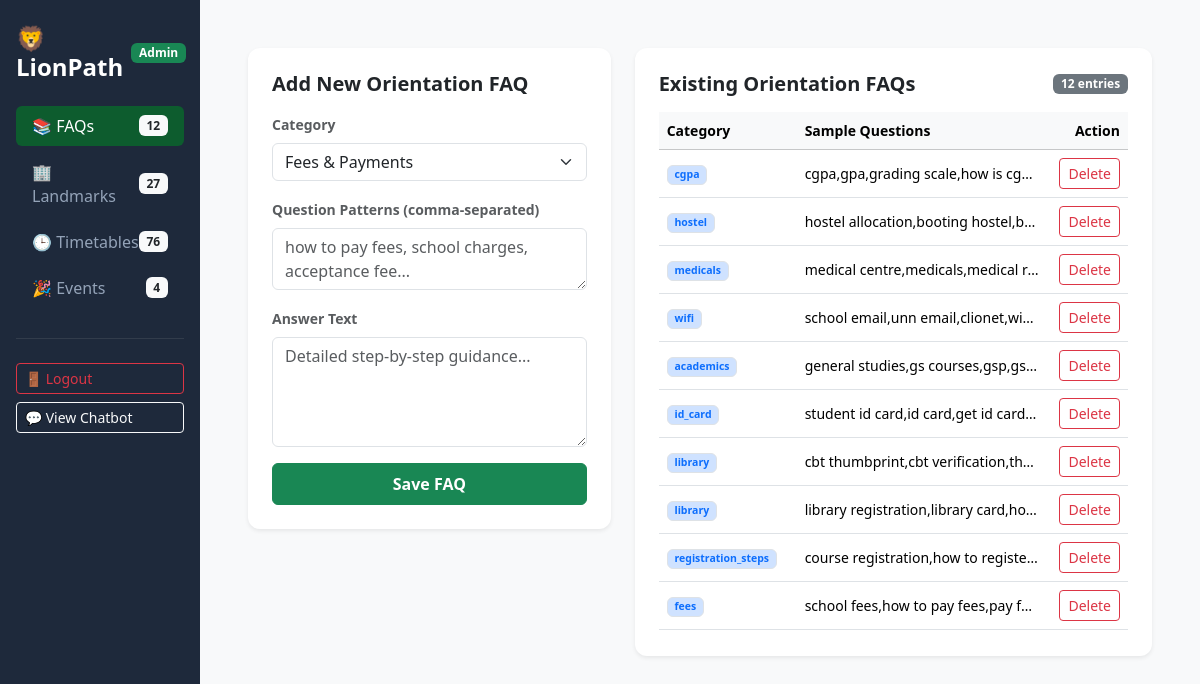
Page /admin (signed in) on the committed database.
### models.py (models this page shows)
class OrientationKB(db.Model):
    __tablename__ = "orientation_kb"
    kb_id = db.Column(db.Integer, primary_key=True, autoincrement=True)
    category = db.Column(db.String(50), nullable=False) # fees, registration, id_card, hostel, academics, facilities, etc.
    question_pattern = db.Column(db.Text, nullable=False)   # example questions this entry answers
    answer = db.Column(db.Text, nullable=False)             # the step-by-step answer

### app.py (the view)
@app.route("/admin")
@admin_required
def admin_dashboard():
    active_tab = request.args.get("tab", "faq")
    new_id = request.args.get("new_id", type=int)
    faqs = OrientationKB.query.order_by(OrientationKB.kb_id.desc()).all()
    nodes = Node.query.order_by(Node.node_id.desc()).all()
    timetables = Timetable.query.order_by(Timetable.id.desc()).all()
    events = Event.query.order_by(Event.id.desc()).all()
    return render_template("admin.html", faqs=faqs, nodes=nodes, timetables=timetables, events=events, active_tab=active_tab, new_id=new_id)

### app.py (called while the page is built)
def admin_required(f):
    @wraps(f)
    def decorated_function(*args, **kwargs):
        if not session.get("is_admin"):
            flash("Please log in to access the admin dashboard.", "warning")
            return redirect(url_for("admin_login", next=request.path))
        return f(*args, **kwargs)
    return decorated_function

### templates/admin.html (shortened to what this page needs)
<!DOCTYPE html>
<html lang="en">
<head>
    <link href="https://cdn.jsdelivr.net/npm/bootstrap@5.3.3/dist/css/bootstrap.min.css" rel="stylesheet">
</head>
<body class="bg-light">
    <div class="container-fluid p-0">
        <div class="row g-0">
            <div class="col-md-3 col-lg-2 admin-sidebar p-3 text-white">
                <div class="d-flex align-items-center mb-4 pt-2">
                    <h4 class="mb-0 fw-bold">🦁 LionPath</h4>
                    <span class="badge bg-success ms-2">Admin</span>
                </div>
                <div class="nav flex-column nav-pills" id="v-pills-tab" role="tablist" aria-orientation="vertical">
                    <button class="nav-link {% if active_tab == 'faq' %}active{% endif %} text-start d-flex justify-content-between align-items-center" data-bs-toggle="pill" data-bs-target="#v-pills-faq" type="button" role="tab">
                        <span>📚 FAQs</span>
                        <span class="badge bg-light text-dark badge-count">{{ faqs|length if faqs else 0 }}</span>
                    </button>
                    <button class="nav-link {% if active_tab == 'building' %}active{% endif %} text-start d-flex justify-content-between align-items-center" data-bs-toggle="pill" data-bs-target="#v-pills-building" type="button" role="tab">
                        <span>🏢 Landmarks</span>
                        <span class="badge bg-light text-dark badge-count">{{ nodes|length if nodes else 0 }}</span>
                    </button>
                    <button class="nav-link {% if active_tab == 'timetable' %}active{% endif %} text-start d-flex justify-content-between align-items-center" data-bs-toggle="pill" data-bs-target="#v-pills-timetable" type="button" role="tab">
                        <span>🕒 Timetables</span>
                        <span class="badge bg-light text-dark badge-count">{{ timetables|length if timetables else 0 }}</span>
                    </button>
                    <button class="nav-link {% if active_tab == 'event' %}active{% endif %} text-start d-flex justify-content-between align-items-center" data-bs-toggle="pill" data-bs-target="#v-pills-event" type="button" role="tab">
                        <span>🎉 Events</span>
                        <span class="badge bg-light text-dark badge-count">{{ events|length if events else 0 }}</span>
                    </button>
                    <hr class="text-secondary my-4">
                    <a href="/admin/logout" class="btn btn-outline-danger btn-sm w-100 text-start">🚪 Logout</a>
                    <a href="/" class="btn btn-outline-light btn-sm w-100 text-start mt-2">💬 View Chatbot</a>
                </div>
            </div>
            <div class="col-md-9 col-lg-10 p-4 p-md-5">
                <div class="tab-content" id="v-pills-tabContent">
                    <div class="tab-pane fade {% if active_tab == 'faq' %}show active{% endif %}" id="v-pills-faq" role="tabpanel">
                        <div class="row g-4">
                            <div class="col-lg-5">
                                <div class="card p-4 shadow-sm border-0">
                                    <h5 class="fw-bold mb-3 text-dark">Add New Orientation FAQ</h5>
                                    <form action="/admin/add_faq" method="POST">
                                        <div class="mb-3">
                                            <label class="form-label text-muted small fw-semibold">Category</label>
                                            <select name="category" class="form-select" required>
                                                <option value="fees">Fees & Payments</option>
                                            </select>
                                        </div>
                                        <div class="mb-3">
                                            <label class="form-label text-muted small fw-semibold">Question Patterns (comma-separated)</label>
                                            <textarea name="question_pattern" class="form-control" rows="2" placeholder="how to pay fees, school charges, acceptance fee..." required></textarea>
                                        </div>
                                        <div class="mb-3">
                                            <label class="form-label text-muted small fw-semibold">Answer Text</label>
                                            <textarea name="answer" class="form-control" rows="4" placeholder="Detailed step-by-step guidance..." required></textarea>
                                        </div>
                                        <button type="submit" class="btn btn-success w-100 py-2 fw-semibold">Save FAQ</button>
                                    </form>
                                </div>
                            </div>
                            <div class="col-lg-7">
                                <div class="card p-4 shadow-sm border-0">
                                    <div class="d-flex justify-content-between align-items-center mb-3">
                                        <h5 class="fw-bold mb-0 text-dark">Existing Orientation FAQs</h5>
                                        <span class="badge bg-secondary">{{ faqs|length if faqs else 0 }} entries</span>
                                    </div>
                                    <div class="table-responsive">
                                        <table class="table table-hover align-middle small mb-0">
                                            <thead class="table-light">
                                                <tr>
                                                    <th>Category</th>
                                                    <th>Sample Questions</th>
                                                    <th class="text-end">Action</th>
                                                </tr>
                                            </thead>
                                            <tbody>
                                                {% if faqs %}
                                                  {% for f in faqs %}
                                                    <tr class="{% if new_id and f.kb_id == new_id %}just-added-row fw-bold{% endif %}">
                                                        <td>
                                                            <span class="badge bg-primary-subtle text-primary border">{{ f.category }}</span>
                                                        </td>
                                                        <td class="text-truncate" style="max-width: 240px;" title="{{ f.question_pattern }}">
                                                            {{ f.question_pattern }}
                                                        </td>
                                                        <td class="text-end">
                                                            <form action="/admin/delete_faq/{{ f.kb_id }}" method="POST" class="d-inline" onsubmit="return confirm('Delete this FAQ entry?')">
                                                                <button type="submit" class="btn btn-outline-danger btn-sm">Delete</button>
                                                            </form>
                                                        </td>
                                                    </tr>
                                                  {% endfor %}
                                                {% else %}
                                                    <tr><td colspan="3" class="text-center text-muted py-3">No FAQs in database.</td></tr>
                                                {% endif %}
                                            </tbody>
                                        </table>
                                    </div>
                                </div>
                            </div>
                        </div>
                    </div>
                </div>
            </div>
        </div>
    </div>
</body>
</html>

### templates/admin.html (style rules this page uses)
.admin-sidebar { min-height: 100vh; background-color: #1e293b; }
.nav-link { color: #94a3b8; margin-bottom: 6px; font-weight: 500; border-radius: 8px; }
.nav-link.active { background-color: #0d5c2e !important; color: white !important; }
.badge-count { font-size: 0.75rem; vertical-align: middle; }
.table-responsive { max-height: 520px; overflow-y: auto; }
.card { border-radius: 12px; border: 1px solid #e2e8f0; }

### rows in the picture
OrientationKB: category "cgpa", question_pattern "cgpa,gpa,grading scale,how is cg…"
OrientationKB: category "hostel", question_pattern "hostel allocation,booting hostel,b…"
OrientationKB: category "medicals", question_pattern "medical centre,medicals,medical r…"
OrientationKB: category "wifi", question_pattern "school email,unn email,clionet,wif…"
OrientationKB: category "academics", question_pattern "general studies,gs courses,gsp,gs…"
OrientationKB: category "id_card", question_pattern "student id card,id card,get id card…"
OrientationKB: category "library", question_pattern "cbt thumbprint,cbt verification,th…"
OrientationKB: category "library", question_pattern "library registration,library card,ho…"
OrientationKB: category "registration_steps", question_pattern "course registration,how to registe…"
OrientationKB: category "fees", question_pattern "school fees,how to pay fees,pay f…"

### other values in the picture
{{ faqs|length if faqs else 0 }} "12"
{{ nodes|length if nodes else 0 }} "27"
{{ timetables|length if timetables else 0 }} "76"
{{ events|length if events else 0 }} "4"
